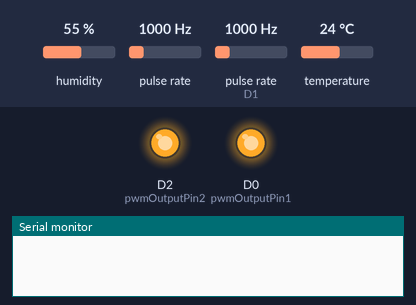
A program run on a simulated ESP8266 (NodeMCU). Parts: output pins drawn as LEDs (lit = HIGH), the last lines printed to the serial monitor. Wiring (inferred from the names in the program): 2 × pulse sensor: data D3 / data D1. Inputs (shaded band) come from the test bench; at power-on: humidity 55 %, pulse rate 1000 Hz, pulse rate (sensor on D1) 1000 Hz, temperature 24 °C.

Above: at 0.05 s.
At 19.95 s:
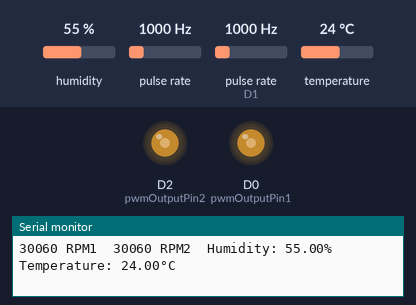
Timing chart, 0 to 26.0 s (numbered marks = the images above):
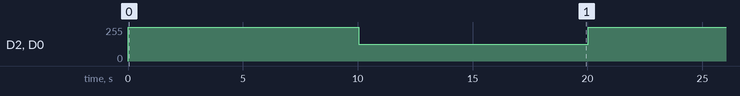

The program:

main.cpp
```cpp
#include <Arduino.h>
#include <DHT.h>

//ESP8266 ESP-12E
#define pwmOutputPin1 D0
#define tachInputPin1 D1
#define pwmOutputPin2 D2
#define tachInputPin2 D3
// #define tempInputPin1 D4
#define DHTPIN 8
#define DHTTYPE DHT11
#define calculationPeriod 1000 // Number of milliseconds over which to count interrupts

volatile int interruptCounter1; // Counter for hall sensor in fan1
volatile int interruptCounter2; // Counter for hall sensor in fan2
unsigned long previousMillis;
int RPM1;
int RPM2;
int pwmDuty;
int pwmRamp;
bool pwmState;
float h;
float t;

DHT dht(DHTPIN, DHTTYPE);

void ICACHE_RAM_ATTR handleInterrupt1() {
    // This is the function called by the interrupt
    interruptCounter1++;
}

void ICACHE_RAM_ATTR handleInterrupt2() {
    // This is the function called by the interrupt
    interruptCounter2++;
}

void computeFanSpeed1(int count1) {
    // interruptCounter counts 2 pulses per revolution of the fan over a one second period
    RPM1 = count1 / 2 * 60;
}
void computeFanSpeed2(int count2) {
    // interruptCounter counts 2 pulses per revolution of the fan over a one second period
    RPM2 = count2 / 2 * 60;
}

void displayFanSpeed() {
    Serial.print(RPM1, DEC);
    Serial.print(" RPM1\t");
    Serial.print(RPM2, DEC);
    Serial.print(" RPM2\t");
    Serial.print(F("Humidity: "));
    Serial.print(h);
    Serial.print(F("%  Temperature: "));
    Serial.print(t);
    Serial.print(F("°C\r\n"));
}

void setup()
{
    Serial.begin(9600);
    dht.begin();

    previousMillis = 0;
    interruptCounter1 = 0;
    interruptCounter2 = 0;
    RPM1 = 0;
    RPM2 = 0;
    pwmRamp = 0;
    pwmDuty = 1023; // Start at 100% speed
    pwmState = false;
    h = 0.0;
    t = 0.0;

    pinMode(pwmOutputPin1, OUTPUT);
    pinMode(tachInputPin1, INPUT_PULLUP);
    pinMode(pwmOutputPin2, OUTPUT);
    pinMode(tachInputPin2, INPUT_PULLUP);
    // analogWriteFreq(25000);
    analogWrite(pwmOutputPin1, pwmDuty);
    analogWrite(pwmOutputPin2, pwmDuty);
    attachInterrupt(digitalPinToInterrupt(tachInputPin1), handleInterrupt1, FALLING);
    attachInterrupt(digitalPinToInterrupt(tachInputPin2), handleInterrupt2, FALLING);

}

void loop()
{
  // Process counters once every second
  if ((millis() - previousMillis) > calculationPeriod) {

    previousMillis = millis();
    int count1 = interruptCounter1;
    int count2 = interruptCounter2;
    interruptCounter1 = 0;
    interruptCounter2 = 0;

    computeFanSpeed1(count1);
    computeFanSpeed2(count2);

    h = dht.readHumidity();
    t = dht.readTemperature();

    displayFanSpeed();

    pwmRamp++;

    if (pwmRamp >= 10)
    {
      if (pwmState)
      {
        pwmDuty = 1023;
        pwmState = false;
      }
      else
      {
        pwmDuty = 511;
        pwmState = true;
      }
      analogWrite(pwmOutputPin1, pwmDuty);
      analogWrite(pwmOutputPin2, pwmDuty);
      pwmRamp = 0;
    }

  }

  yield();
}
```

Measured:
- by itself, D2 (pwmOutputPin2), D0 (pwmOutputPin1): alternates 255/255 for 10.0 s and 127/255 for 10.0 s
